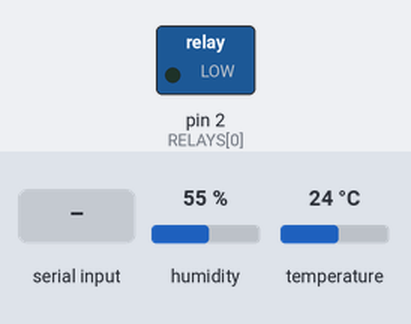
Simulated run of this sketch. Board: Arduino Uno, built with avr-gcc and run on an emulated ATmega328P. Parts: switched loads named in the sketch (green lamp = pin HIGH). Inputs (shaded band) come from the test bench; at power-on: humidity 55 %, temperature 24 °C. What the sketch prints to the serial monitor is not drawn.

Above: at 6.2 s.
6.3 s: "1\n" received over the second serial link
At 8.2 s:
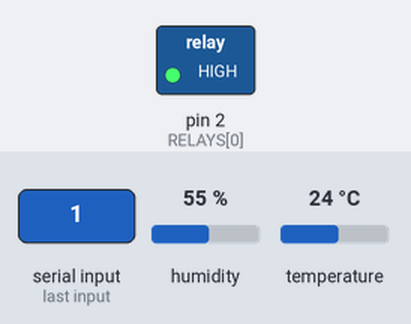
8.8 s: "0\n" received over the second serial link
At 10.3 s:
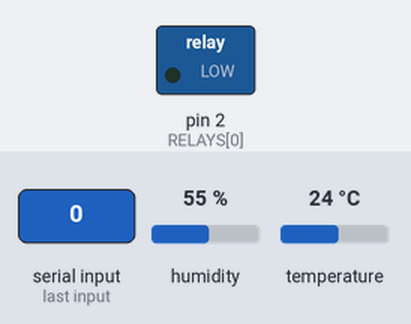
Timing chart, 0 to 11.8 s (numbered marks = the images above; inputs shaded):
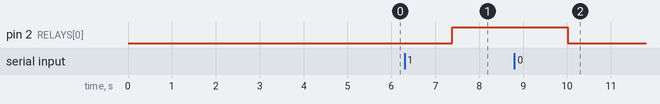

The sketch:

SensorMeasurement.ino
```cpp
#include <Wire.h>
#include <SoftwareSerial.h>
#include <Adafruit_AM2320.h>

//Define Baud and timeing
#define BAUD 9600

#define ON 1
#define OFF 0

#define loopStartDelay 5000 //ms
#define measureInterval 1000 //ms
#define loopDelay 250 //ms

//Define relay pins
const int RELAYS[] = {2};

unsigned int relayCount = (sizeof(RELAYS)/sizeof(int));
unsigned int timerMeasure = 0;

//ESP communication pins
#define RX_PIN 12
#define TX_PIN 11

//temperature And Humidity sensor
Adafruit_AM2320 am2320 = Adafruit_AM2320();

//define temperature and humidity vars
float temp, humidity;

String relayState = String("");

SoftwareSerial espCommunication(RX_PIN, TX_PIN);

void setup() {
  Serial.begin(BAUD);
  espCommunication.begin(BAUD);

  Serial.println("Program init");

  //initialize temperature and humidity
  temp = 0;
  humidity = 0;

  //initialize relay pins
  for (int i = 0; i < relayCount; i++)
  {
   pinMode(RELAYS[i], OUTPUT);
   digitalWrite(RELAYS[i], OFF);
  }

  delay(loopStartDelay);
  Serial.println("Loop started");
  am2320.begin();
}

void loop() {
  if (espCommunication.available() > 0){
     relayState = espCommunication.readStringUntil('\r');
     for (int i = 0; i < relayCount; i++)
     {
         if (relayState[i] == '1')
            digitalWrite(RELAYS[i], ON);
         else if (relayState[i] == '0')
            digitalWrite(RELAYS[i], OFF);
     }
     relayState = "";
  }

  if (timerMeasure >= measureInterval) {
    temp = am2320.readTemperature();
    delay(40);
    humidity = am2320.readHumidity();
    delay(40);

    //Tempereture And Humidity Data (TT.TT|HH.HH)
    //send Tempereture to ESP
    espCommunication.print(temp, 2);
    espCommunication.print('|');
    espCommunication.print(humidity, 2);
    espCommunication.print('\r');

    timerMeasure = 0;
  }

  timerMeasure += loopDelay;
  delay(loopDelay);
}
```

Measured:
- after the input at 6.3 s, pin 2 (RELAYS[0]): LOW → HIGH after 1.1 s
- after the input at 8.8 s, pin 2 (RELAYS[0]): HIGH → LOW after 1.2 s
